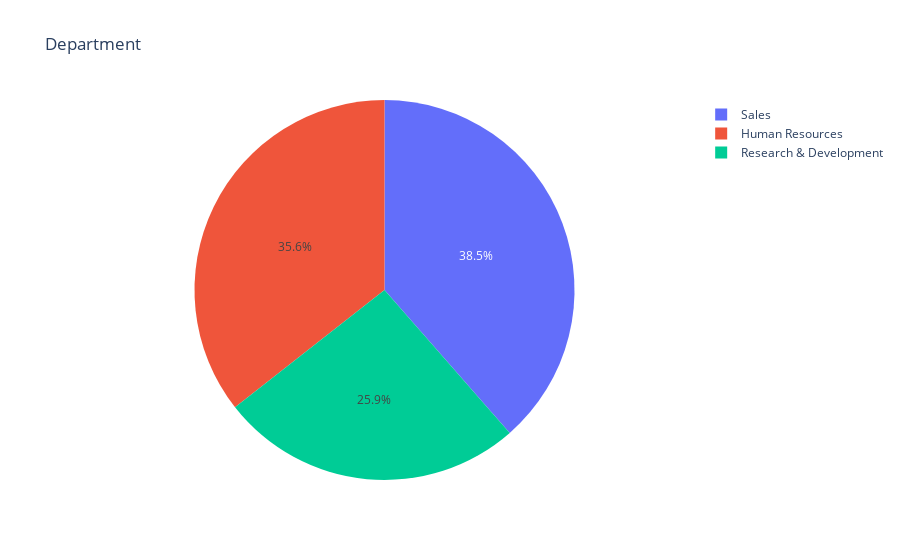

Notebook code for this chart:
### Code cell
pie_plotly('Department')
pie_plotly('EducationField')
pie_plotly('JobRole')
pie_plotly('MaritalStatus')

### Figure 1 — Plotly figure (JSON) as saved in the notebook; plotly's stock layout.template omitted (floating-point values rounded to 4 significant figures)
{"data": [{"domain": {"x": [0, 1], "y": [0, 1]}, "hovertemplate": "Department=%{label}<br>Attr%=%{value}<extra></extra>", "labels": ["Human Resources", "Research & Development", "Sales"], "legendgroup": "", "name": "", "showlegend": true, "type": "pie", "values": [19.05, 13.84, 20.63]}], "layout": {"legend": {"tracegroupgap": 0}, "title": {"text": "Department"}}}
